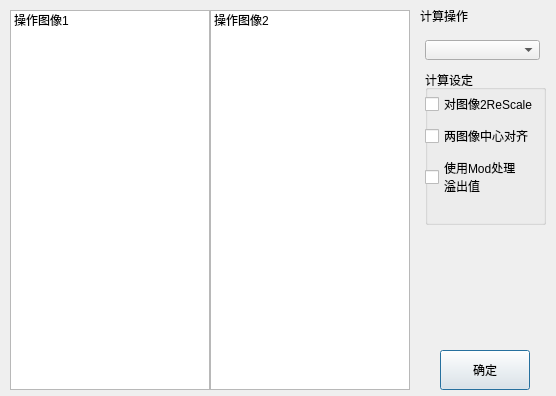
<?xml version="1.0" encoding="UTF-8"?>
<ui version="4.0">
 <class>ArithmDialog</class>
 <widget class="QDialog" name="ArithmDialog">
  <property name="geometry">
   <rect>
    <x>0</x>
    <y>0</y>
    <width>556</width>
    <height>396</height>
   </rect>
  </property>
  <property name="windowTitle">
   <string>Dialog</string>
  </property>
  <widget class="QListWidget" name="listOpnum1">
   <property name="geometry">
    <rect>
     <x>10</x>
     <y>10</y>
     <width>200</width>
     <height>380</height>
    </rect>
   </property>
   <item>
    <property name="text">
     <string>操作图像1</string>
    </property>
    <property name="flags">
     <set>ItemIsEnabled</set>
    </property>
   </item>
  </widget>
  <widget class="QListWidget" name="listOpnum2">
   <property name="geometry">
    <rect>
     <x>210</x>
     <y>10</y>
     <width>200</width>
     <height>380</height>
    </rect>
   </property>
   <item>
    <property name="text">
     <string>操作图像2</string>
    </property>
    <property name="flags">
     <set>ItemIsEnabled</set>
    </property>
   </item>
  </widget>
  <widget class="QLabel" name="label">
   <property name="geometry">
    <rect>
     <x>420</x>
     <y>10</y>
     <width>54</width>
     <height>12</height>
    </rect>
   </property>
   <property name="text">
    <string>计算操作</string>
   </property>
  </widget>
  <widget class="QComboBox" name="comboxArithmOpt">
   <property name="geometry">
    <rect>
     <x>425</x>
     <y>40</y>
     <width>115</width>
     <height>20</height>
    </rect>
   </property>
  </widget>
  <widget class="QPushButton" name="buttonDo">
   <property name="geometry">
    <rect>
     <x>440</x>
     <y>350</y>
     <width>90</width>
     <height>40</height>
    </rect>
   </property>
   <property name="text">
    <string>确定</string>
   </property>
  </widget>
  <widget class="QGroupBox" name="groupBox">
   <property name="geometry">
    <rect>
     <x>425</x>
     <y>70</y>
     <width>121</width>
     <height>155</height>
    </rect>
   </property>
   <property name="title">
    <string>计算设定</string>
   </property>
   <widget class="QWidget" name="">
    <property name="geometry">
     <rect>
      <x>0</x>
      <y>20</y>
      <width>111</width>
      <height>111</height>
     </rect>
    </property>
    <layout class="QVBoxLayout" name="verticalLayout">
     <item>
      <widget class="QCheckBox" name="checkDoRescale">
       <property name="text">
        <string>对图像2ReScale</string>
       </property>
      </widget>
     </item>
     <item>
      <widget class="QCheckBox" name="checkDoCenterAligned">
       <property name="text">
        <string>两图像中心对齐</string>
       </property>
      </widget>
     </item>
     <item>
      <widget class="QCheckBox" name="checkDoUseMod">
       <property name="text">
        <string>使用Mod处理
溢出值</string>
       </property>
      </widget>
     </item>
    </layout>
   </widget>
  </widget>
 </widget>
 <resources/>
 <connections/>
</ui>
